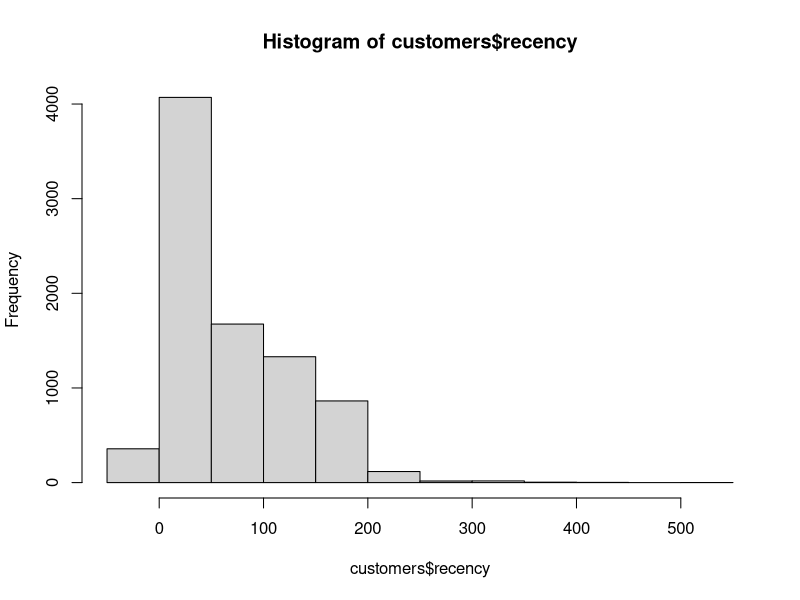
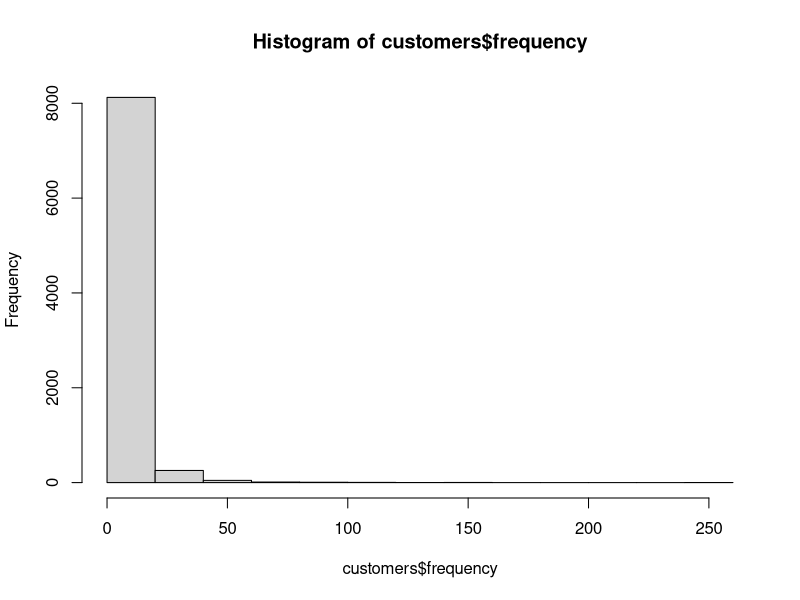
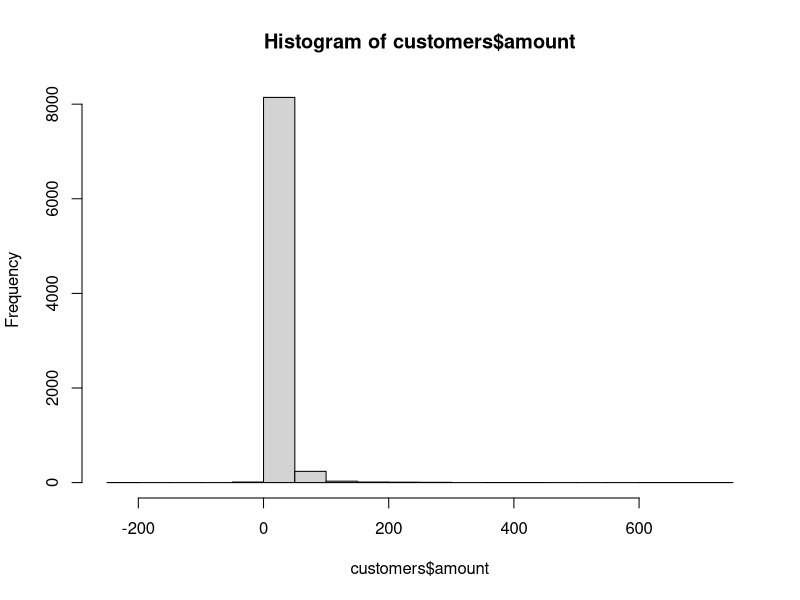
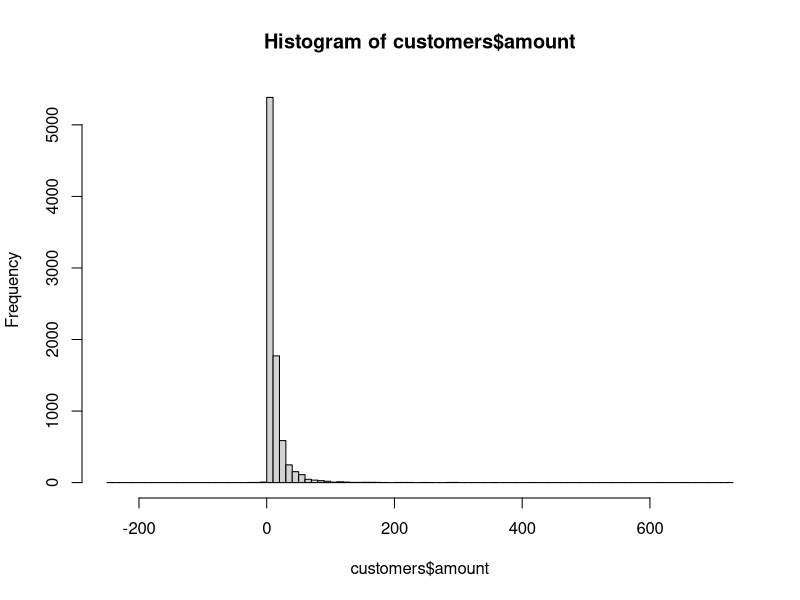
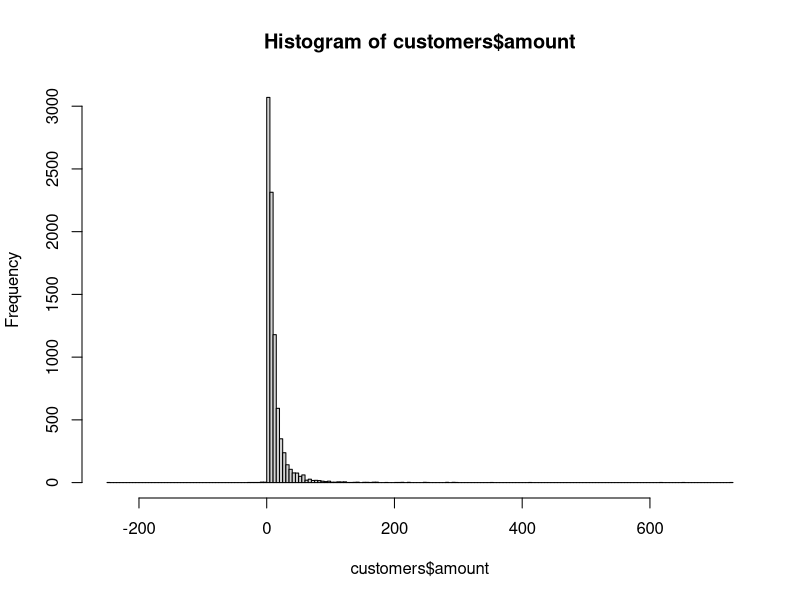
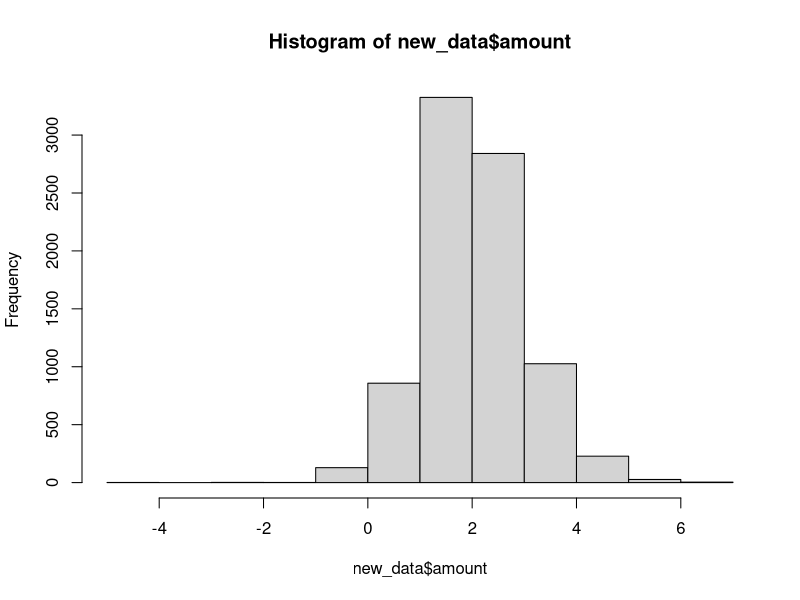
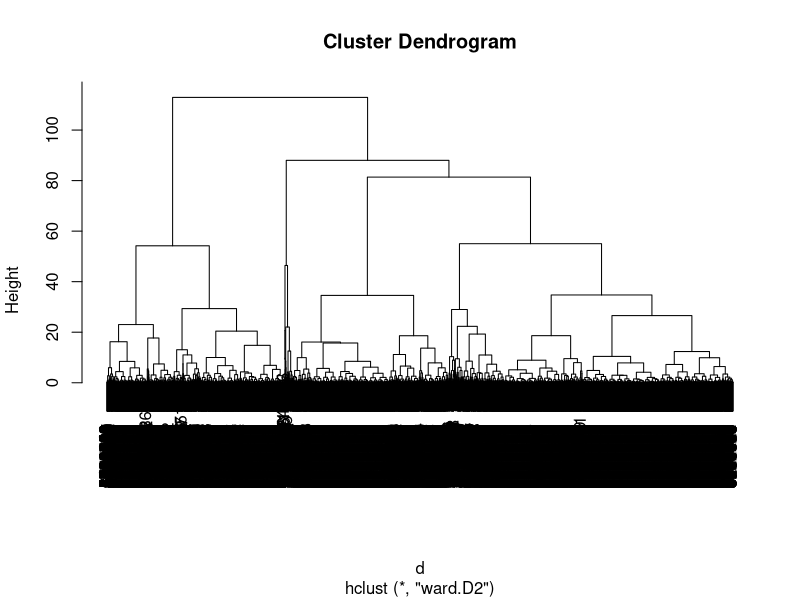

Source code (R) for these figures, in order: (Note: this script raises an error after producing the figures.)
## ---- chunk 1
sont<-read.csv("SontData.csv")
str(sont)
## ---- chunk 2
sont$last_payment_date = as.Date(sont$last_payment_date, "%Y-%m-%d")
sont$days_since= as.numeric(difftime(time1 = "2016-09-01",
                time2 = sont$last_payment_date, units                         = "days"))
str(sont)
## ---- chunk 3
library(sqldf)
## ---- chunk 4
customers = sqldf("SELECT accountID,
                          MIN(days_since) AS 'recency',
                          num_of_pymt AS 'frequency',
                          avg_pymt_amount AS 'amount'
                   FROM sont GROUP BY 1")
## ---- chunk 5
# Explore the data
head(customers)
summary(customers)
hist(customers$recency)
hist(customers$frequency)
hist(customers$amount)
hist(customers$amount, breaks = 100)
hist(customers$amount, breaks = 200)
## ---- chunk 6
new_data = customers
## ---- chunk 7
head(new_data)
row.names(new_data) = new_data$accountID
new_data$accountID = NULL
head(new_data)
## ---- chunk 8
new_data$amount = log(new_data$amount)
hist(new_data$amount)
## ---- chunk 9
new_data = scale(new_data)
head(new_data)
## ---- chunk 10
# d = dist(new_data)
## ---- chunk 11
#sample = seq(1, 18417, by = 10)
#head(sample)
#customers_sample = customers[sample, ]
#new_data_sample  = new_data[sample, ]
## ---- chunk 12
d = dist(new_data)
## ---- chunk 13
c = hclust(d, method="ward.D2")
## ---- chunk 14
plot(c)
## ---- chunk 15
members = cutree(c, k = 9)
## ---- chunk 16
members[1:30]
table(members)
## ---- chunk 17
#aggregate(new_data[, 2:4], by = list(members), mean)

aggregate(new_data[, 2:4], by=list(members), mean)
## ---- chunk 18
sont<-read.csv("SontData.csv")
str(sont)
sont$last_payment_date = as.Date(sont$last_payment_date, "%Y-%m-%d")
sont$year_of_purchase = as.numeric(format(sont$last_payment_date, "%Y"))
sont$days_since= as.numeric(difftime(time1 = "2016-09-01",
                time2 = sont$last_payment_date, units = "days"))

## ---- chunk 19
head(sont)
summary(sont)
## ---- chunk 20
library(sqldf)

# Compute recency, frequency, and average purchase amount
customers_2015 = sqldf("SELECT accountID,
                               MIN(days_since) AS 'recency',
                               MAX(days_since) AS 'first_purchase',
                               num_of_pymt AS 'frequency',
                               avg_pymt_amount AS 'amount'
                        FROM sont GROUP BY 1")
head(customers_2015)
## ---- chunk 21
head(customers_2015)
summary(customers_2015)
hist(customers_2015$recency)
hist(customers_2015$frequency)
hist(customers_2015$amount)
hist(customers_2015$amount, breaks = 100)
